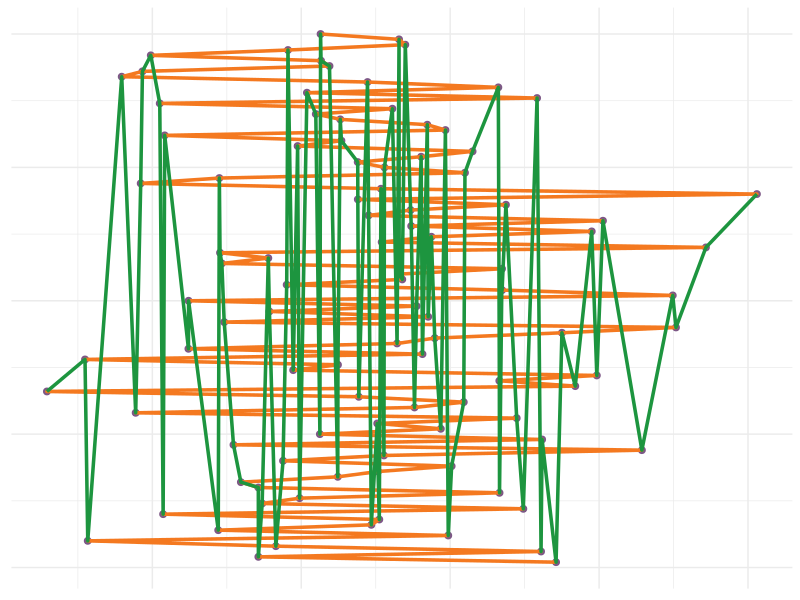

Generate this figure with R:
## ---- chunk 1
knitr::opts_chunk$set(cache = TRUE)
## ---- chunk 2
library(ggplot2)
library(ggthemes)
N <- 100  # 
height <- rnorm(N, mean=67, sd=5)
data <- data.frame(x = 1:N, height)
ggplot(data, aes(x=height, y=x)) + geom_point(color = "#7d5886", size = 2)+
  geom_path(color = "#f47920", size = 1.2) + 
  geom_line(color = "#1d953f", size = 1.2) +
  #ggtitle(label = "geom_line() vs. geom_path()") +
  #theme_wsj() +
  #theme(plot.title = element_text(size = 15)) +
  theme_bw() +
  theme(panel.background = element_blank(),
        #panel.grid = element_line(colour = "#CCCCCC"),
        axis.title = element_blank(),
        axis.text = element_blank(),
        axis.ticks = element_blank(),
        axis.line = element_blank(),
        panel.border = element_blank())
